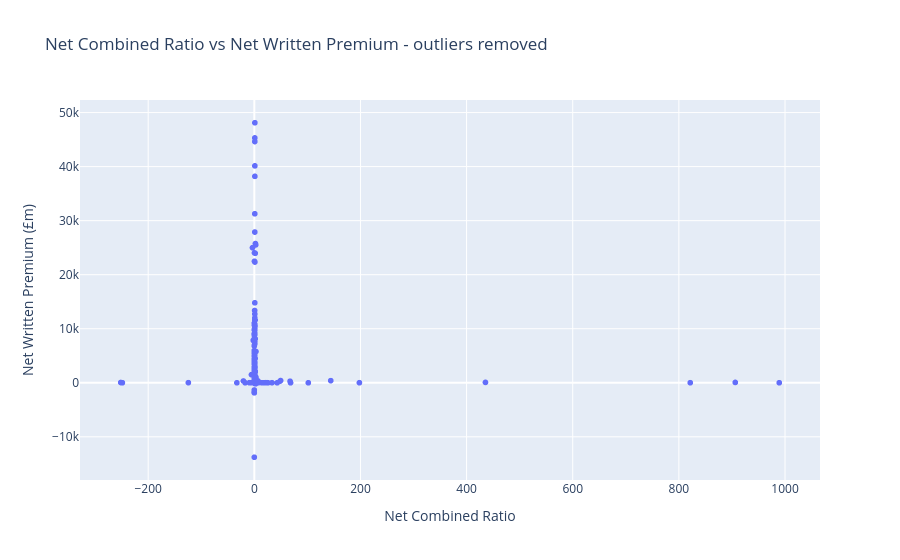

The notebook cell this image was saved under:
### Code cell
fig_combined_vs_nwp_restricted.show()

### Figure 1 — Plotly figure (JSON) as saved in the notebook; plotly's stock layout.template omitted (floating-point values rounded to 4 significant figures; data arrays with more than 128 entries replaced by an {"elided": "..."} marker saying what was removed)
{"data": [{"customdata": {"elided": "1125x2 mixed values"}, "hovertemplate": "Net Combined Ratio=%{x}<br>Net Written Premium (£m)=%{y}<br>Firm=%{customdata[0]}<br>Year=%{customdata[1]}<extra></extra>", "legendgroup": "", "marker": {"color": "#636efa", "symbol": "circle"}, "mode": "markers", "name": "", "showlegend": false, "type": "scattergl", "x": {"elided": "1125 float values"}, "xaxis": "x", "y": {"elided": "1125 float values"}, "yaxis": "y"}], "layout": {"legend": {"tracegroupgap": 0}, "title": {"text": "Net Combined Ratio vs Net Written Premium - outliers removed"}, "xaxis": {"anchor": "y", "domain": [0, 1], "title": {"text": "Net Combined Ratio"}}, "yaxis": {"anchor": "x", "domain": [0, 1], "title": {"text": "Net Written Premium (£m)"}}}}
